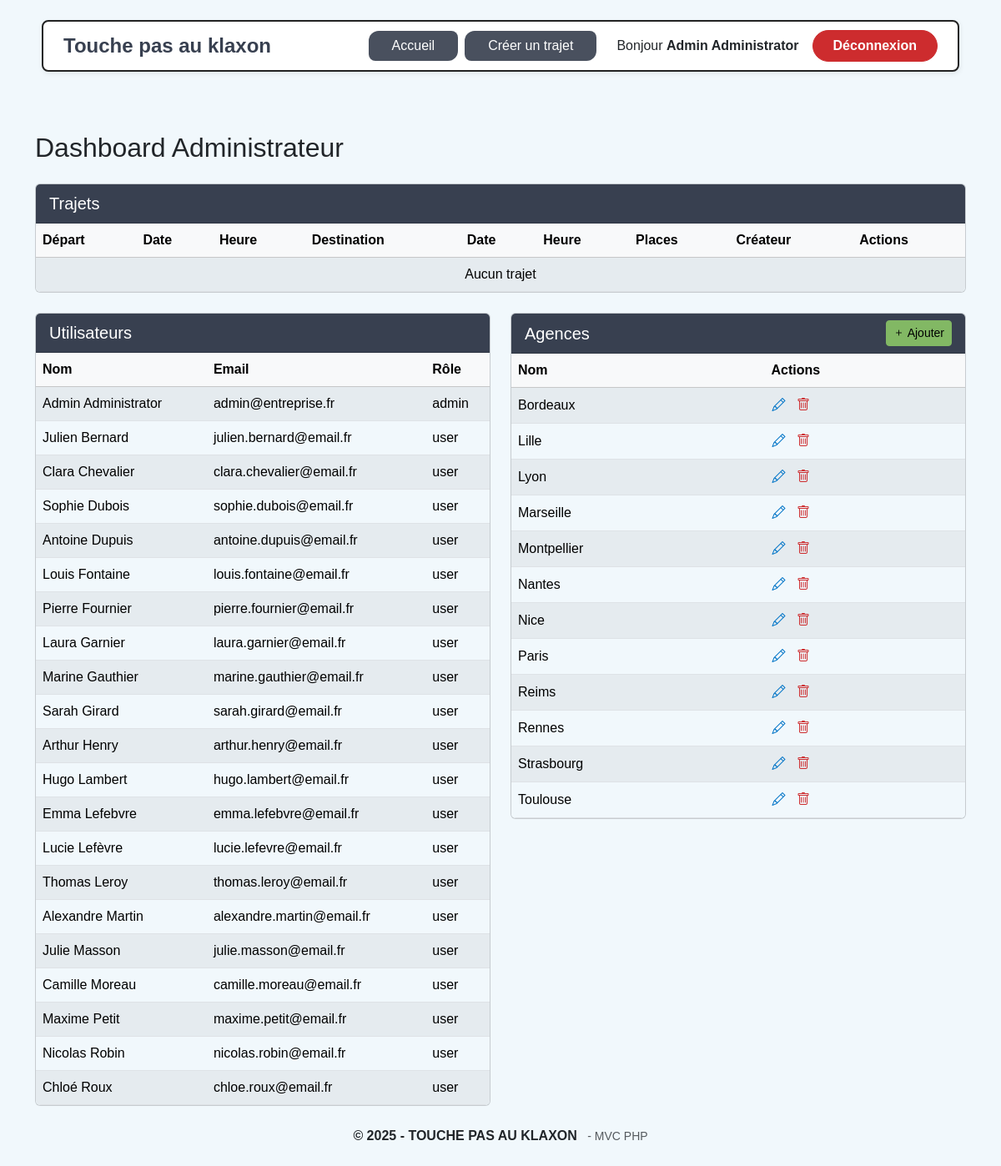
Before: /public/admin/dashboard (signed in) with the older database file.
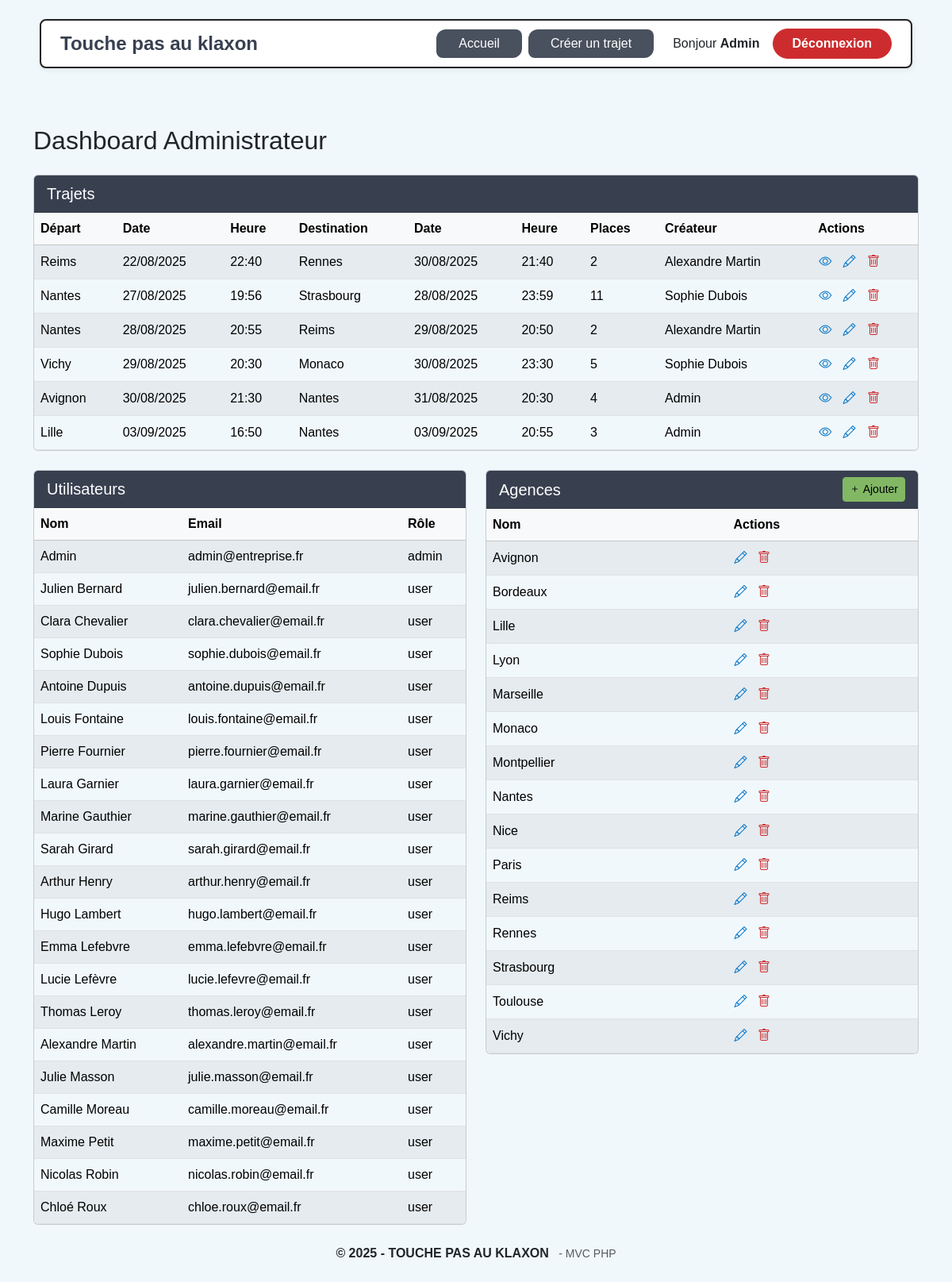
After: the same page with the newer database file.
### tables this page shows
CREATE TABLE `utilisateur` (
  `id_user` int(11) NOT NULL AUTO_INCREMENT,
  `nom` varchar(100) NOT NULL,
  `prenom` varchar(100) NOT NULL,
  `telephone` varchar(20) NOT NULL,
  `email` varchar(255) NOT NULL,
  `password` varchar(255) NOT NULL,
  `role` enum('user','admin') DEFAULT 'user',
  PRIMARY KEY (`id_user`),
  UNIQUE KEY `email` (`email`)
);

CREATE TABLE `agence` (
  `id_agence` int(11) NOT NULL AUTO_INCREMENT,
  `nom` varchar(100) NOT NULL,
  PRIMARY KEY (`id_agence`),
  UNIQUE KEY `nom` (`nom`)
);

CREATE TABLE `trajet` (
  `id_trajet` int(11) NOT NULL AUTO_INCREMENT,
  `id_agence_depart` int(11) NOT NULL,
  `id_agence_arrivee` int(11) NOT NULL,
  `date_heure_depart` datetime NOT NULL,
  `date_heure_arrivee` datetime NOT NULL,
  `nb_places_total` int(11) NOT NULL,
  `nb_places_dispo` int(11) NOT NULL,
  `id_contact` int(11) NOT NULL,
  `id_createur` int(11) NOT NULL,
  PRIMARY KEY (`id_trajet`),
  KEY `id_agence_depart` (`id_agence_depart`),
  KEY `id_agence_arrivee` (`id_agence_arrivee`),
  KEY `id_contact` (`id_contact`),
  KEY `id_createur` (`id_createur`),
  CONSTRAINT `trajet_ibfk_1` FOREIGN KEY (`id_agence_depart`) REFERENCES `agence` (`id_agence`),
  CONSTRAINT `trajet_ibfk_2` FOREIGN KEY (`id_agence_arrivee`) REFERENCES `agence` (`id_agence`),
  CONSTRAINT `trajet_ibfk_3` FOREIGN KEY (`id_contact`) REFERENCES `utilisateur` (`id_user`),
  CONSTRAINT `trajet_ibfk_4` FOREIGN KEY (`id_createur`) REFERENCES `utilisateur` (`id_user`)
);

### app/Controllers/AdminController.php (called while the page is built, shortened)
<?php
require_once __DIR__ . '/../Models/UserModel.php';
require_once __DIR__ . '/../Models/AgenceModel.php';
require_once __DIR__ . '/../Models/TrajetModel.php';
class AdminController
{
    public function dashboard() {
        $users = UserModel::getAll();
        $agences = AgenceModel::getAll();
        $trajets = TrajetModel::getTrajetsDisponiblesAvecInfos();
        require __DIR__ . '/../Views/admin_dashboard.php';
    }
}

### app/Models/UserModel.php (called while the page is built, shortened)
<?php
class UserModel
{
    public static function getAll(): array
    {
        $pdo = Database::getInstance();
        $stmt = $pdo->query("SELECT id_user, nom, prenom, email, telephone, role FROM utilisateur ORDER BY nom ASC");
        return $stmt->fetchAll(PDO::FETCH_ASSOC);
    }
}

### app/Models/AgenceModel.php (called while the page is built, shortened)
<?php
class AgenceModel
{
    public static function getAll(): array
    {
        $pdo = Database::getInstance();
        $stmt = $pdo->query("SELECT * FROM agence ORDER BY nom ASC");
        return $stmt->fetchAll(PDO::FETCH_ASSOC);
    }
}

### app/Models/TrajetModel.php (called while the page is built, shortened)
<?php
class TrajetModel
{
    public static function getTrajetsDisponiblesAvecInfos(): array
    {
        $pdo = Database::getInstance();
        $now = date('Y-m-d H:i:s');
        $sql = "SELECT
                    t.id_trajet,
                    ad.id_agence AS id_agence_depart,
                    ad.nom AS depart,
                    t.date_heure_depart AS date_depart,
                    aa.id_agence AS id_agence_arrivee,
                    aa.nom AS arrivee,
                    t.date_heure_arrivee AS date_arrivee,
                    t.nb_places_dispo AS places_disponibles,
                    t.nb_places_total AS places_total,
                    t.id_createur,
                    u.nom AS nom_createur,
                    u.prenom AS prenom_createur,
                    u.telephone AS telephone_createur,
                    u.email AS email_createur
                FROM trajet t
                JOIN agence ad ON t.id_agence_depart = ad.id_agence
                JOIN agence aa ON t.id_agence_arrivee = aa.id_agence
                JOIN utilisateur u ON t.id_createur = u.id_user
                WHERE t.date_heure_depart > ? AND t.nb_places_dispo > 0
                ORDER BY t.date_heure_depart ASC";
        $stmt = $pdo->prepare($sql);
        $stmt->execute([$now]);
        return $stmt->fetchAll(PDO::FETCH_ASSOC);
    }
}

### app/Views/admin_dashboard.php (the view, shortened to what the changed rows need)
<?php require __DIR__ . '/layouts/header.php'; ?>
<div class="container mt-5">
    <h2 class="mb-4">Dashboard Administrateur</h2>
    <div class="card mb-4">
        <div class="card-body p-0">
            <div class="table-responsive">
                <table class="table table-striped table-hover align-middle rounded overflow-hidden mb-0">
                    <thead class="table-light">
                        <tr>
                            <th>Départ</th>
                            <th>Date</th>
                            <th>Heure</th>
                            <th>Destination</th>
                            <th>Date</th>
                            <th>Heure</th>
                            <th>Places</th>
                            <th>Créateur</th>
                            <th>Actions</th>
                        </tr>
                    </thead>
                    <tbody>
                        <?php if (empty($trajets)): ?>
                            <tr>
                                <td colspan="9" class="text-center">Aucun trajet</td>
                            </tr>
                        <?php else: foreach ($trajets as $trajet): ?>
                            <tr>
                                <td><?= htmlspecialchars($trajet['depart']) ?></td>
                                <td><?= date('d/m/Y', strtotime($trajet['date_depart'])) ?></td>
                                <td><?= date('H:i', strtotime($trajet['date_depart'])) ?></td>
                                <td><?= htmlspecialchars($trajet['arrivee']) ?></td>
                                <td><?= date('d/m/Y', strtotime($trajet['date_arrivee'])) ?></td>
                                <td><?= date('H:i', strtotime($trajet['date_arrivee'])) ?></td>
                                <td><?= (int)$trajet['places_disponibles']?></td>
                                <td><?= htmlspecialchars($trajet['prenom_createur']) . ' ' . htmlspecialchars($trajet['nom_createur']) ?></td>
                                <td>
                                    <button class="btn btn-link p-0 me-2" data-bs-toggle="modal"
                                            data-bs-target="#modalInfos<?= $trajet['id_trajet'] ?>" title="Voir infos">
                                        <span class="bi bi-eye"></span>
                                    </button>
                                    <button class="btn btn-link p-0 me-2" data-bs-toggle="modal"
                                            data-bs-target="#modalEditTrajet<?= $trajet['id_trajet'] ?>" title="Modifier">
                                        <span class="bi bi-pencil"></span>
                                    </button>
                                    <a href="/TOUCHE_PAS_AU_KLAXON/public/admin/trajet/delete/<?= $trajet['id_trajet'] ?>"
                                       class="btn btn-link p-0 text-danger" title="Supprimer"
                                       onclick="return confirm('Supprimer ce trajet ?');">
                                        <span class="bi bi-trash"></span>
                                    </a>
                                </td>
                            </tr>
                        <?php endforeach; endif; ?>
                    </tbody>
                </table>
            </div>
        </div>
    </div>
    <div class="row g-4">
        <div class="col-md-6">
            <div class="card">
                <div class="card-body p-0">
                    <div class="table-responsive">
                        <table class="table table-striped table-hover align-middle rounded overflow-hidden mb-0">
                            <thead class="table-light">
                                <tr>
                                    <th>Nom</th>
                                    <th>Email</th>
                                    <th>Rôle</th>
                                </tr>
                            </thead>
                            <tbody>
                                <?php if (empty($users)): ?>
                                    <tr>
                                        <td colspan="3" class="text-center">Aucun utilisateur</td>
                                    </tr>
                                <?php else: foreach ($users as $user): ?>
                                    <tr>
                                        <td><?= htmlspecialchars($user['prenom']) ?> <?= htmlspecialchars($user['nom']) ?></td>
                                        <td><?= htmlspecialchars($user['email']) ?></td>
                                        <td><?= htmlspecialchars($user['role']) ?></td>
                                    </tr>
                                <?php endforeach; endif; ?>
                            </tbody>
                        </table>
                    </div>
                </div>
            </div>
        </div>
        <div class="col-md-6">
            <div class="card">
                <div class="card-body p-0">
                    <div class="table-responsive">
                        <table class="table table-striped table-hover align-middle rounded overflow-hidden mb-0">
                            <thead class="table-light">
                                <tr>
                                    <th>Nom</th>
                                    <th>Actions</th>
                                </tr>
                            </thead>
                            <tbody>
                                <?php if (empty($agences)): ?>
                                    <tr>
                                        <td colspan="2" class="text-center">Aucune agence</td>
                                    </tr>
                                <?php else: foreach ($agences as $agence): ?>
                                    <tr>
                                        <td><?= htmlspecialchars($agence['nom']) ?></td>
                                        <td>
                                            <button type="button" class="btn btn-link text-primary p-0 me-2"
                                                    data-bs-toggle="modal"
                                                    data-bs-target="#modalEditAgence<?= $agence['id_agence'] ?>"
                                                    title="Modifier">
                                                <i class="bi bi-pencil"></i>
                                            </button>
                                            <a href="/TOUCHE_PAS_AU_KLAXON/public/admin/agence/delete/<?= $agence['id_agence'] ?>" class="text-danger" title="Supprimer" onclick="return confirm('Supprimer cette agence ?');"><i class="bi bi-trash"></i></a>
                                        </td>
                                    </tr>
                                <?php endforeach; endif; ?>
                            </tbody>
                        </table>
                    </div>
                </div>
            </div>
        </div>
    </div>
</div>
<?php require __DIR__ . '/layouts/footer.php'; ?>

### app/Views/layouts/header.php (shortened to what the changed rows need)
<?php
$isLoginPage = (isset($_SERVER['REQUEST_URI']) && strpos($_SERVER['REQUEST_URI'], '/login') !== false);
?>
<!DOCTYPE html>
<html lang="fr">
<head>
    <link rel="stylesheet" href="/TOUCHE_PAS_AU_KLAXON/public/assets/css/style.css">
    <link rel="stylesheet" href="/TOUCHE_PAS_AU_KLAXON/node_modules/bootstrap-icons/font/bootstrap-icons.css">
</head>
<body class="d-flex flex-column min-vh-100">
  <header class="d-flex justify-content-center my-4">
    <div class="d-flex align-items-center justify-content-between header-box w-100" style="max-width: 1100px;">
      <div class="d-flex align-items-center flex-wrap gap-2 desktop-menu">
        <?php if (empty($_SESSION['user'])): ?>
          <?php if ($isLoginPage): ?>
            <a href="/TOUCHE_PAS_AU_KLAXON/public/" class="btn btn-dark rounded-pill px-4 btn-login">Accueil</a>
          <?php else: ?>
            <a href="/TOUCHE_PAS_AU_KLAXON/public/login" class="btn btn-dark rounded-pill px-4 btn-login">Connexion</a>
          <?php endif; ?>
        <?php else: ?>
          <?php if ($_SESSION['user']['role'] === 'admin'): ?>
            <a href="/TOUCHE_PAS_AU_KLAXON/public/admin/dashboard" class="btn btn-secondary admin-btn">Accueil</a>
            <a href="/TOUCHE_PAS_AU_KLAXON/public/trajet/creer" class="btn btn-secondary admin-btn">Créer un trajet</a>
            <span class="ms-3 me-2">Bonjour <b><?= htmlspecialchars($_SESSION['user']['prenom']) . ' ' . htmlspecialchars($_SESSION['user']['nom']) ?></b></span>
            <a href="/TOUCHE_PAS_AU_KLAXON/public/logout" class="btn btn-danger rounded-pill px-4 btn-login">Déconnexion</a>
          <?php endif; ?>
        <?php endif; ?>
      </div>
    </div>
  </header>

Changed rows visible on the page:
added trajet: id_agence_depart.nom "Reims", date_heure_depart "22/08/2025", date_heure_depart "22:40", id_agence_arrivee.nom "Rennes", date_heure_arrivee "30/08/2025", date_heure_arrivee "21:40", nb_places_dispo "2", id_contact.prenom "Alexandre", id_contact.nom "Martin"
added trajet: id_agence_depart.nom "Nantes", date_heure_depart "27/08/2025", date_heure_depart "19:56", id_agence_arrivee.nom "Strasbourg", date_heure_arrivee "28/08/2025", date_heure_arrivee "23:59", nb_places_dispo "11", id_contact.prenom "Sophie", id_contact.nom "Dubois"
added trajet: id_agence_depart.nom "Nantes", date_heure_depart "28/08/2025", date_heure_depart "20:55", id_agence_arrivee.nom "Reims", date_heure_arrivee "29/08/2025", date_heure_arrivee "20:50", nb_places_dispo "2", id_contact.prenom "Alexandre", id_contact.nom "Martin"
added trajet: id_agence_depart.nom "Vichy", date_heure_depart "29/08/2025", date_heure_depart "20:30", id_agence_arrivee.nom "Monaco", date_heure_arrivee "30/08/2025", date_heure_arrivee "23:30", nb_places_dispo "5", id_contact.prenom "Sophie", id_contact.nom "Dubois"
added trajet: id_agence_depart.nom "Avignon", date_heure_depart "30/08/2025", date_heure_depart "21:30", id_agence_arrivee.nom "Nantes", date_heure_arrivee "31/08/2025", date_heure_arrivee "20:30", nb_places_dispo "4", id_contact.prenom "Admin"
added trajet: id_agence_depart.nom "Lille", date_heure_depart "03/09/2025", date_heure_depart "16:50", id_agence_arrivee.nom "Nantes", date_heure_arrivee "03/09/2025", date_heure_arrivee "20:55", nb_places_dispo "3", id_contact.prenom "Admin"
changed utilisateur "Admin": nom "Administrator" → (not shown)
added agence: nom "Avignon"
added agence: nom "Monaco"
added agence: nom "Vichy"
Other visible differences:
$_SESSION['user']['nom']: "Administrator" → (not shown)
text no longer shown: "Aucun trajet"
